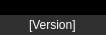
<?xml version="1.0" encoding="UTF-8"?>
<ui version="4.0">
 <class>AboutDialogClass</class>
 <widget class="QDialog" name="AboutDialogClass">
  <property name="geometry">
   <rect>
    <x>0</x>
    <y>0</y>
    <width>587</width>
    <height>356</height>
   </rect>
  </property>
  <property name="palette">
   <palette>
    <active>
     <colorrole role="Window">
      <brush brushstyle="SolidPattern">
       <color alpha="255">
        <red>0</red>
        <green>0</green>
        <blue>0</blue>
       </color>
      </brush>
     </colorrole>
    </active>
    <inactive>
     <colorrole role="Window">
      <brush brushstyle="SolidPattern">
       <color alpha="255">
        <red>0</red>
        <green>0</green>
        <blue>0</blue>
       </color>
      </brush>
     </colorrole>
    </inactive>
    <disabled>
     <colorrole role="Window">
      <brush brushstyle="SolidPattern">
       <color alpha="255">
        <red>0</red>
        <green>0</green>
        <blue>0</blue>
       </color>
      </brush>
     </colorrole>
    </disabled>
   </palette>
  </property>
  <property name="windowTitle">
   <string>About Startkladde</string>
  </property>
  <layout class="QVBoxLayout" name="verticalLayout">
   <property name="spacing">
    <number>1</number>
   </property>
   <property name="sizeConstraint">
    <enum>QLayout::SetFixedSize</enum>
   </property>
   <property name="margin">
    <number>0</number>
   </property>
   <item>
    <widget class="QLabel" name="pictureLabel">
     <property name="pixmap">
      <pixmap resource="../../../config/startkladde.qrc">:/graphics/logo.png</pixmap>
     </property>
    </widget>
   </item>
   <item>
    <widget class="QLineEdit" name="versionInput">
     <property name="palette">
      <palette>
       <active>
        <colorrole role="Text">
         <brush brushstyle="SolidPattern">
          <color alpha="255">
           <red>255</red>
           <green>255</green>
           <blue>255</blue>
          </color>
         </brush>
        </colorrole>
        <colorrole role="Base">
         <brush brushstyle="SolidPattern">
          <color alpha="255">
           <red>48</red>
           <green>48</green>
           <blue>48</blue>
          </color>
         </brush>
        </colorrole>
       </active>
       <inactive>
        <colorrole role="Text">
         <brush brushstyle="SolidPattern">
          <color alpha="255">
           <red>255</red>
           <green>255</green>
           <blue>255</blue>
          </color>
         </brush>
        </colorrole>
        <colorrole role="Base">
         <brush brushstyle="SolidPattern">
          <color alpha="255">
           <red>48</red>
           <green>48</green>
           <blue>48</blue>
          </color>
         </brush>
        </colorrole>
       </inactive>
       <disabled>
        <colorrole role="Text">
         <brush brushstyle="SolidPattern">
          <color alpha="255">
           <red>118</red>
           <green>118</green>
           <blue>117</blue>
          </color>
         </brush>
        </colorrole>
        <colorrole role="Base">
         <brush brushstyle="SolidPattern">
          <color alpha="255">
           <red>255</red>
           <green>255</green>
           <blue>255</blue>
          </color>
         </brush>
        </colorrole>
       </disabled>
      </palette>
     </property>
     <property name="contextMenuPolicy">
      <enum>Qt::NoContextMenu</enum>
     </property>
     <property name="autoFillBackground">
      <bool>true</bool>
     </property>
     <property name="text">
      <string notr="true">[Version]</string>
     </property>
     <property name="frame">
      <bool>false</bool>
     </property>
     <property name="alignment">
      <set>Qt::AlignCenter</set>
     </property>
     <property name="readOnly">
      <bool>true</bool>
     </property>
    </widget>
   </item>
  </layout>
 </widget>
 <layoutdefault spacing="6" margin="11"/>
 <resources>
  <include location="../../../config/startkladde.qrc"/>
 </resources>
 <connections/>
</ui>
